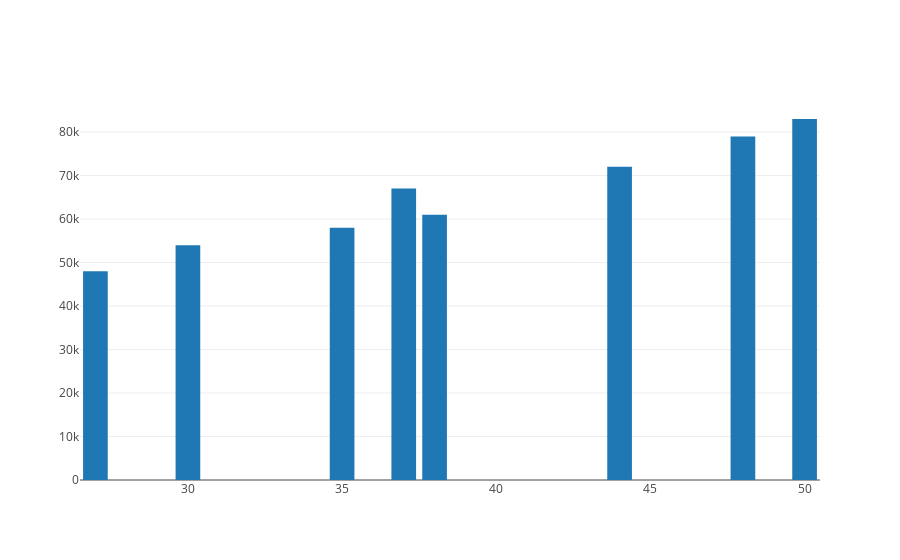

The notebook cell this image was saved under:
### Code cell
data = [go.Bar(
            x= df.Age,
            y= df.Salary
    )]

iplot(data, filename='basic-bar')

### Figure 1 — Plotly figure (JSON) as saved in the notebook; plotly's stock layout.template omitted (floating-point values rounded to 4 significant figures)
{"data": [{"type": "bar", "uid": "6c695b35-138c-4e9f-92ef-e42370d44584", "x": [44, 27, 30, 38, 40, 35, null, 48, 50, 37], "y": [72000, 48000, 54000, 61000, null, 58000, 52000, 79000, 83000, 67000]}], "layout": {}}
